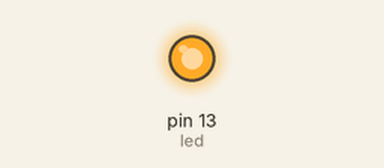
This sketch was run on a simulated Arduino Uno, built with avr-gcc and run on an emulated ATmega328P. On the bench: output pins drawn as LEDs (lit = HIGH). What the sketch prints to the serial monitor is not drawn. At 0.0 s the program stops and its outputs stay as they are.

Above: at 0.1 s.
Timing chart, 0 to 1.5 s (numbered marks = the images above):
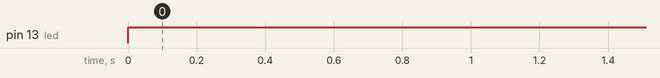

Measured:
- by itself, pin 13 (led): LOW → HIGH at 0.00 s

The sketch:

53.ino
```cpp
int led = 13;

void setup() {
 Serial.begin(9600);
 pinMode(led, OUTPUT);

}

void loop() {
  int SW = 1;
  if(SW ==1)
  {
    digitalWrite(led,HIGH);
    Serial.println("on");
 }
  Serial.println("next");
  Serial.end();
}
```
